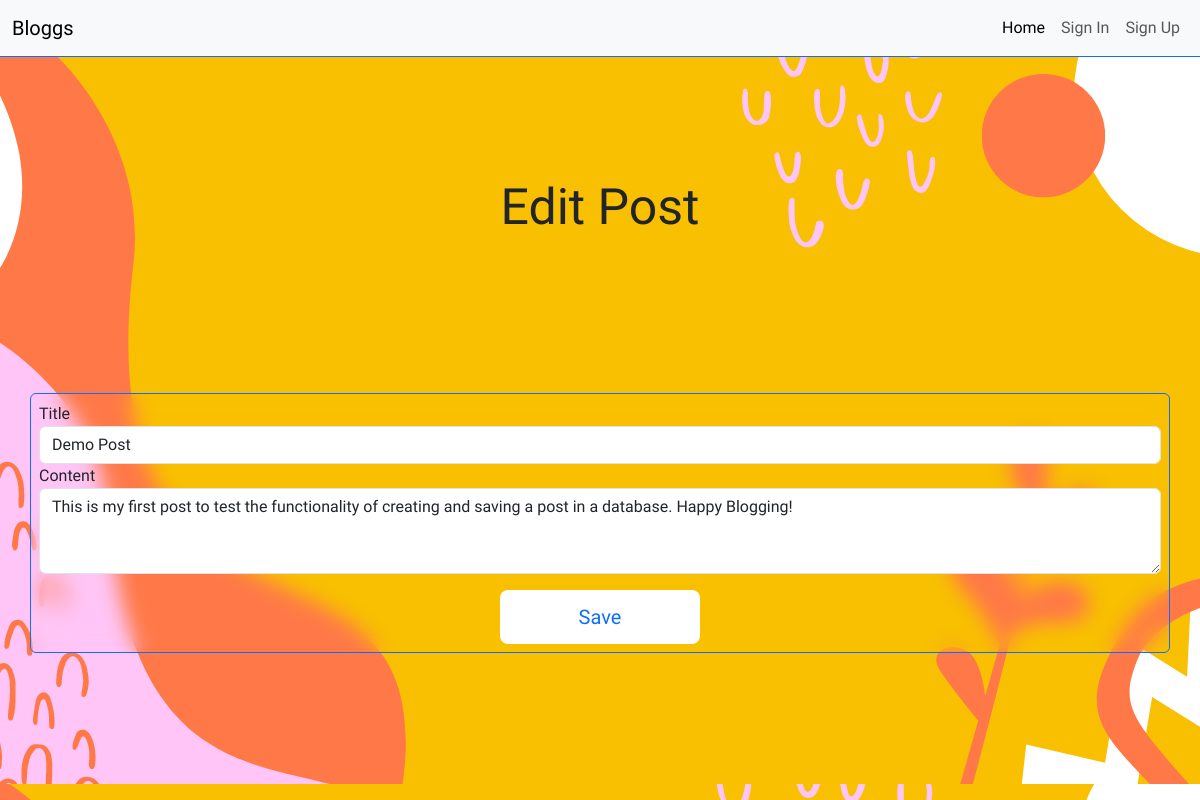
Screenshot of /blogs/edit/1/ with the database file from the repository.
### blogs/models.py (models this page shows)
class Blog(models.Model):
    title = models.CharField(max_length=200)
    content = models.TextField()
    created_at = models.DateTimeField()
    user = models.ForeignKey(User, on_delete=models.CASCADE)

### blogs/views.py (the view)
# urls.py: path('edit/<int:blog_id>/', views.edit_post, name='edit'),
def edit_post(request, blog_id):
    blog = Blog.objects.get(pk=blog_id)
    context = {'blog': blog}
    if request.method == "POST":
        new_title = request.POST.get('title-post')
        new_content = request.POST.get('content-post')
        blog.title = new_title
        blog.content = new_content
        blog.save()
        return redirect('home')
    else:
        return render(request, 'blogs/edit.html', context)

### Blog/templates/blogs/edit.html (shortened to what this page needs)
{% extends '../base.html' %}
{% load static %}
{% block content %}
<div class="main-create container-fluid d-flex flex-column justify-content-evenly align-items-center">
    <h1 class="main-h1">Edit Post</h1>
    <div class="container p-2 border border-primary rounded create-form-container">
        <form method="post" action="{% url 'edit' blog_id=blog.pk %}">
            <div class="form-group">
                <label for="title" class="font-weight-bold">Title</label>
                <input type="text" class="form-control" id="title" name="title-post" aria-describedby="titleHelp" value="{{ blog.title }}">
            </div>
            <div class="form-group">
                <label for="content" class="font-weight-bold">Content</label>
                <textarea class="form-control" id="content" rows="3" name="content-post">{{ blog.content }}</textarea>
            </div>
            <div class="d-flex few-row justify-content-center align-items-center mt-3 create-post-btns-div">
                <button type="submit">Save</button>
            </div>
        </form>
    </div>
</div>
{% endblock %}

### blogs/static/blogs/style.css (style rules this page uses)
.main-h1 { font-size: 50px; margin-top: 30px; }
.main-create { background: url('./images/background.png') center center; background-repeat: repeat; background-size: auto; height: 100vh; }
.create-post-btns-div button { width: 200px; height: 54px; border-radius: 8px; border: none; font-size: 20px; color: #0d6efd; padding: 12px 40px; background-color: #fff; transition: 0.3s all ease; }
.create-form-container { backdrop-filter: blur(10px); }

### rows the page displays
Blog: title-post "Demo Post", content-post "This is my first post to test the functionality of creating and saving a post in a database. Happy Blogging!"
